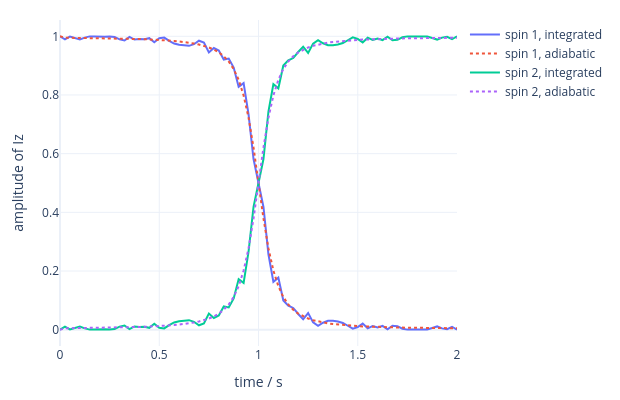

The notebook cell this image was saved under:
### Markdown cell above
By default the coherences between eigenstates are dropped, also those of the initial state
(`delete_coherences=True`, as in SpinDynamica). With `delete_coherences=False` they are kept with their
phase, the integral of the difference of the two eigenvalues plus the geometric phase, and the event is
unitary. `sampling` is a number of steps or a list of times from the start of the event. An adiabatic event
works in trajectories like any other event:

### Code cell
followed = trajectory_function(I(1, "z"), targets, [Adiabatic(sweep, duration)])
integrated = trajectory_function(I(1, "z"), targets, [(sweep, duration)])
moments = np.linspace(0, duration, 81)

# a plotly line plot: the two magnetisations during the sweep, adiabatic event against integration
figure = go.Figure()
for row, name in enumerate(("spin 1", "spin 2")):
    figure.add_scatter(x=moments, y=integrated(moments)[row].real, name=f"{name}, integrated")
    figure.add_scatter(x=moments, y=followed(moments)[row].real, name=f"{name}, adiabatic", line=dict(dash="dot"))
figure.update_xaxes(title="time / s")
figure.update_yaxes(title="amplitude of Iz")
figure.update_layout(width=620, height=400, margin=dict(l=60, r=20, t=20, b=50), template="plotly_white")
figure
